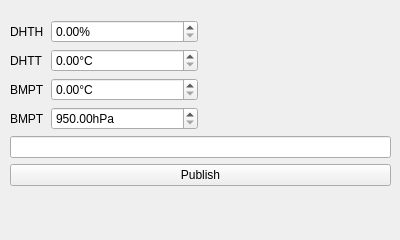
<?xml version="1.0" encoding="UTF-8"?>
<ui version="4.0">
 <class>MainWindow</class>
 <widget class="QMainWindow" name="MainWindow">
  <property name="geometry">
   <rect>
    <x>0</x>
    <y>0</y>
    <width>400</width>
    <height>240</height>
   </rect>
  </property>
  <property name="minimumSize">
   <size>
    <width>400</width>
    <height>240</height>
   </size>
  </property>
  <property name="maximumSize">
   <size>
    <width>400</width>
    <height>240</height>
   </size>
  </property>
  <property name="windowTitle">
   <string>MainWindow</string>
  </property>
  <widget class="QWidget" name="centralwidget">
   <widget class="QWidget" name="">
    <property name="geometry">
     <rect>
      <x>10</x>
      <y>20</y>
      <width>381</width>
      <height>190</height>
     </rect>
    </property>
    <layout class="QVBoxLayout" name="verticalLayout">
     <item>
      <layout class="QHBoxLayout" name="horizontalLayout">
       <item>
        <layout class="QFormLayout" name="formLayout">
         <item row="0" column="0">
          <widget class="QLabel" name="label_3">
           <property name="text">
            <string>DHTH</string>
           </property>
          </widget>
         </item>
         <item row="0" column="1">
          <widget class="QDoubleSpinBox" name="doubleSpinBox_4">
           <property name="suffix">
            <string>%</string>
           </property>
           <property name="maximum">
            <double>100.000000000000000</double>
           </property>
          </widget>
         </item>
         <item row="1" column="0">
          <widget class="QLabel" name="label_4">
           <property name="text">
            <string>DHTT</string>
           </property>
          </widget>
         </item>
         <item row="1" column="1">
          <widget class="QDoubleSpinBox" name="doubleSpinBox_3">
           <property name="suffix">
            <string>°C</string>
           </property>
           <property name="maximum">
            <double>50.000000000000000</double>
           </property>
          </widget>
         </item>
         <item row="2" column="0">
          <widget class="QLabel" name="label">
           <property name="text">
            <string>BMPT</string>
           </property>
          </widget>
         </item>
         <item row="2" column="1">
          <widget class="QDoubleSpinBox" name="doubleSpinBox">
           <property name="suffix">
            <string>°C</string>
           </property>
           <property name="maximum">
            <double>50.000000000000000</double>
           </property>
          </widget>
         </item>
         <item row="3" column="0">
          <widget class="QLabel" name="label_2">
           <property name="text">
            <string>BMPT</string>
           </property>
          </widget>
         </item>
         <item row="3" column="1">
          <widget class="QDoubleSpinBox" name="doubleSpinBox_2">
           <property name="suffix">
            <string>hPa</string>
           </property>
           <property name="decimals">
            <number>2</number>
           </property>
           <property name="minimum">
            <double>950.000000000000000</double>
           </property>
           <property name="maximum">
            <double>1050.000000000000000</double>
           </property>
          </widget>
         </item>
        </layout>
       </item>
       <item>
        <layout class="QVBoxLayout" name="verticalLayout_2">
         <item>
          <widget class="QLabel" name="label_6">
           <property name="text">
            <string/>
           </property>
          </widget>
         </item>
         <item>
          <widget class="QLabel" name="label_7">
           <property name="text">
            <string/>
           </property>
          </widget>
         </item>
         <item>
          <widget class="QLabel" name="label_8">
           <property name="text">
            <string/>
           </property>
          </widget>
         </item>
         <item>
          <widget class="QLabel" name="label_9">
           <property name="text">
            <string/>
           </property>
          </widget>
         </item>
        </layout>
       </item>
      </layout>
     </item>
     <item>
      <widget class="QLineEdit" name="lineEdit"/>
     </item>
     <item>
      <widget class="QPushButton" name="pushButton">
       <property name="text">
        <string>Publish</string>
       </property>
      </widget>
     </item>
     <item>
      <widget class="QLabel" name="label_5">
       <property name="text">
        <string/>
       </property>
       <property name="alignment">
        <set>Qt::AlignCenter</set>
       </property>
      </widget>
     </item>
    </layout>
   </widget>
  </widget>
 </widget>
 <resources/>
 <connections/>
</ui>
